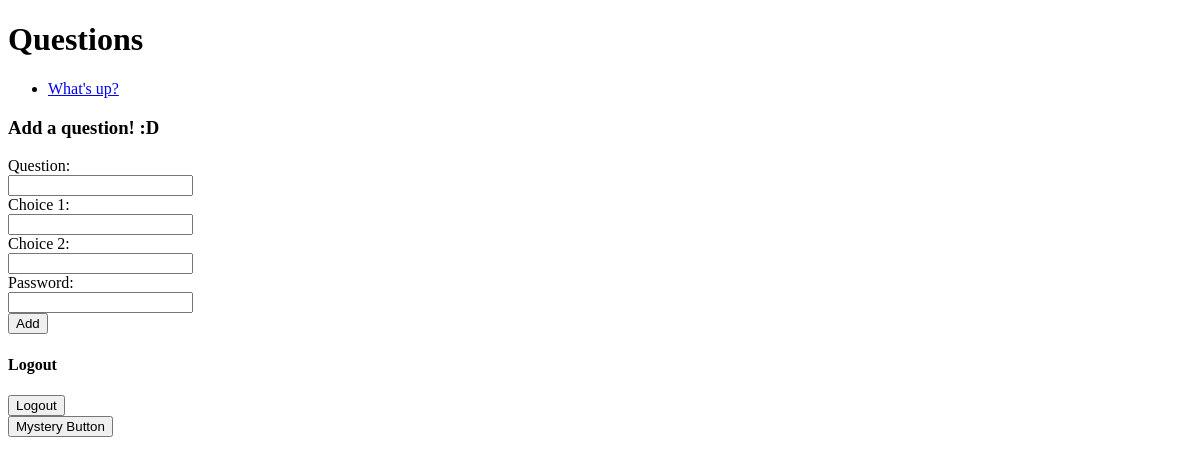
/polls/, run on an earlier commit of the app's database.
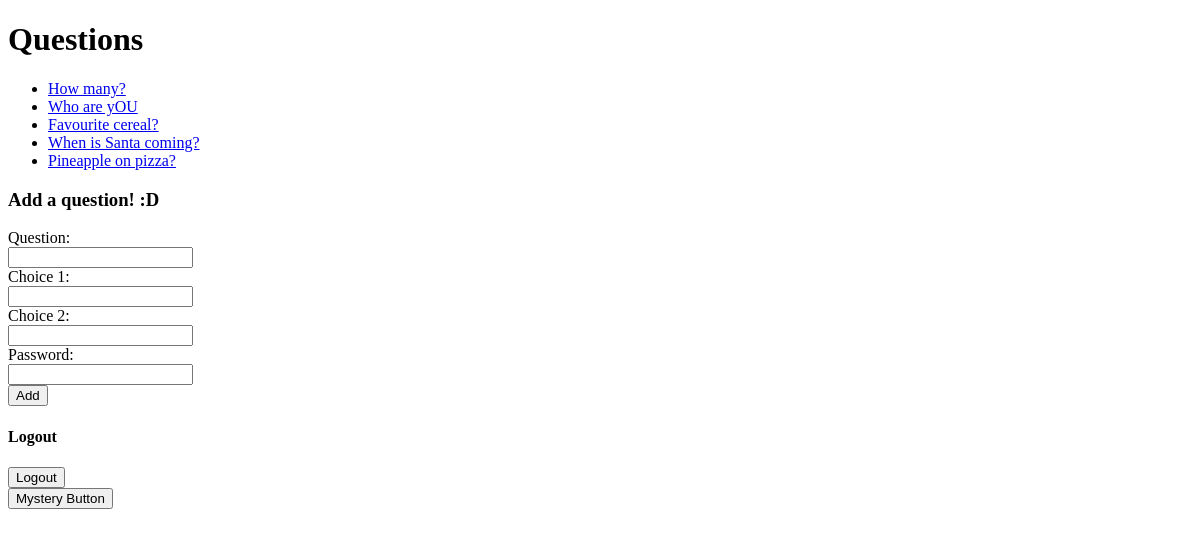
And on a later commit of the database.
### polls/models.py (models this page shows, shortened)
class Question(models.Model):
    question_text = models.CharField(max_length=200)
    pub_date = models.DateTimeField('date published')

### polls/views.py (the view)
# urls.py: path('polls/', views.index, name='index'),
def index(request):
    latest_question_list = Question.objects.order_by('-pub_date')[:5]
    context = {'latest_question_list': latest_question_list}
    return render(request, 'polls/index.html', context)

### polls/templates/polls/index.html (shortened to what this page needs)
<!DOCTYPE html>
<html lang="en">
  <head>
  </head>
  <body>
    <h1>Questions</h1>
    <div>
    {% if latest_question_list %}
        <ul>
        {% for question in latest_question_list %}
            <li><a href="{% url 'detail' question.id %}">
              {{ question.question_text }}
            </a></li>
        {% endfor %}
        </ul>
    {% else %}
        <p>No polls are available.</p>
    {% endif %}
    </div>
    <div>
        <h3>Add a question! :D</h3>
        <form action="{% url 'addquestion' %}" method="GET">
            <label for="q">Question:</label><br>
            <input type="text" name="q"><br>
            <label for="c1">Choice 1:</label><br>
            <input type="text" name="c1"><br>
            <label for="c2">Choice 2:</label><br>
            <input type="text" name="c2"><br>
            <label for="pw">Password:</label><br>
            <input type="password" name="pw"><br>
            <input type="submit" value="Add"><br>
        </form>
    </div>
    <div>
      <h4>Logout</h4>
      <form action="{% url 'logout' %}" method="POST">
          <input type="submit" value="Logout"/>
      </form>
    </div>
    <form action="{% url 'mystery' %}" method="POST">
        <input type="submit" value="Mystery Button"/>
  </form>
  </body>
</html>

What changed in the data, as far as the page shows it:
no longer on this page (row unchanged): Question: question_text "What's up?"
added Question: question_text "How many?"
added Question: question_text "Who are yOU"
added Question: question_text "Favourite cereal?"
added Question: question_text "When is Santa coming?"
added Question: question_text "Pineapple on pizza?"
